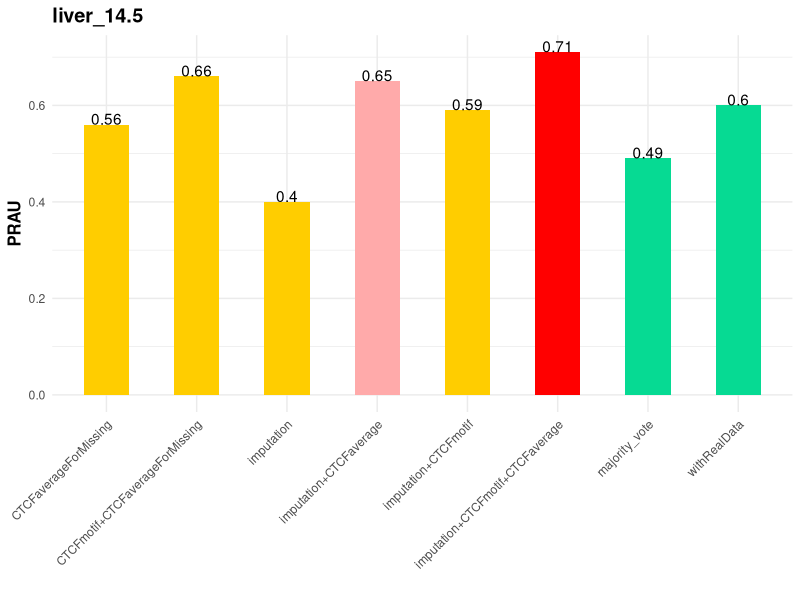
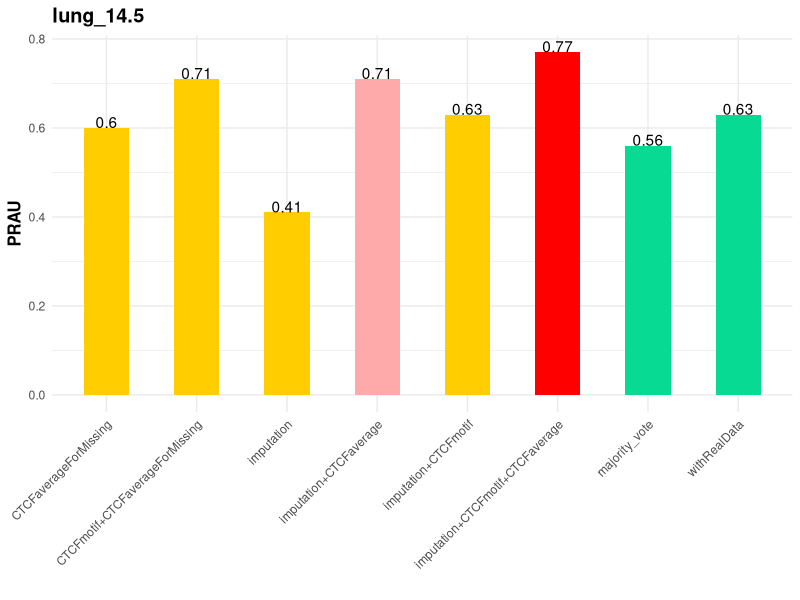
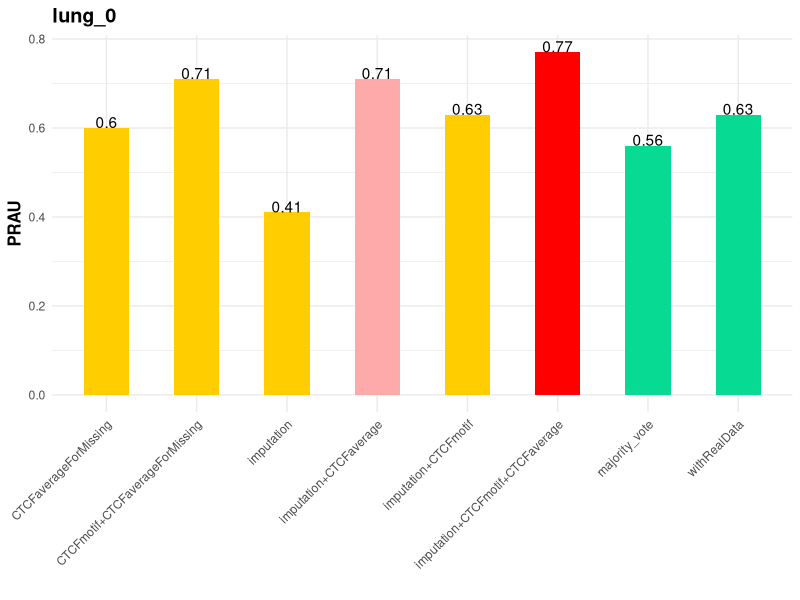
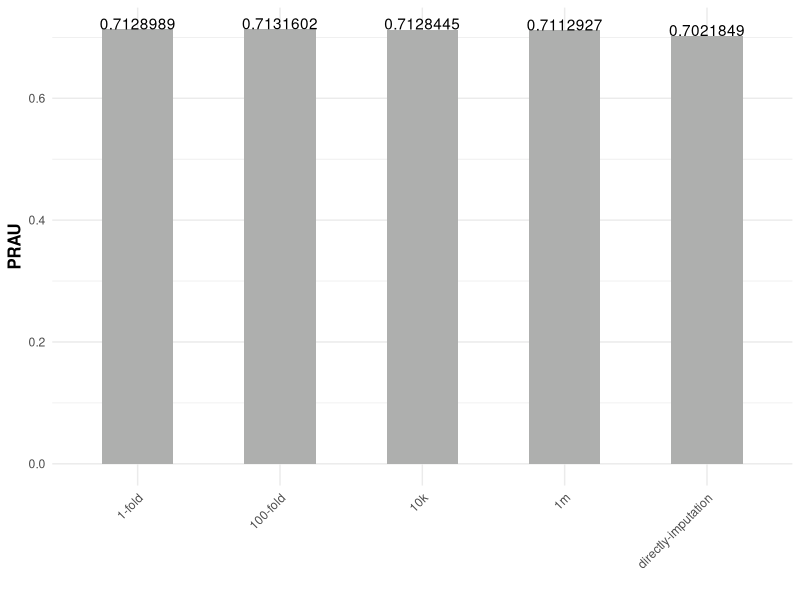
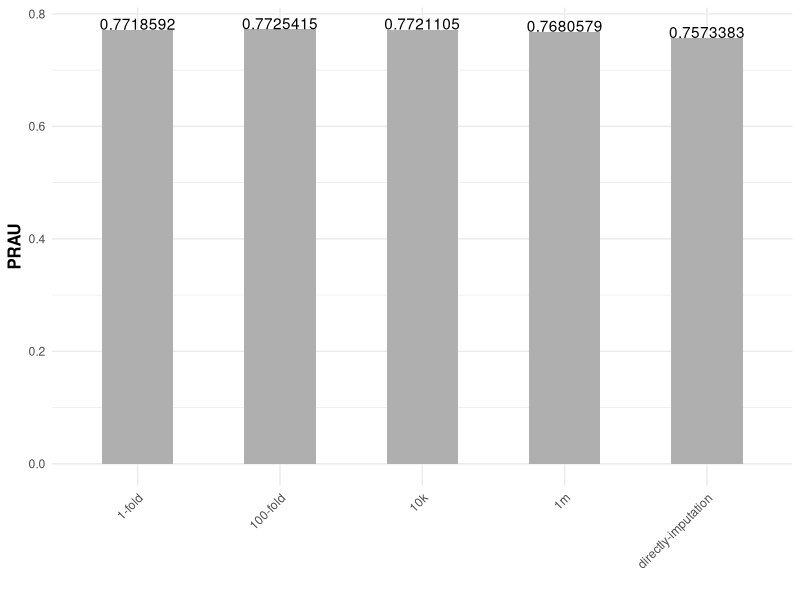
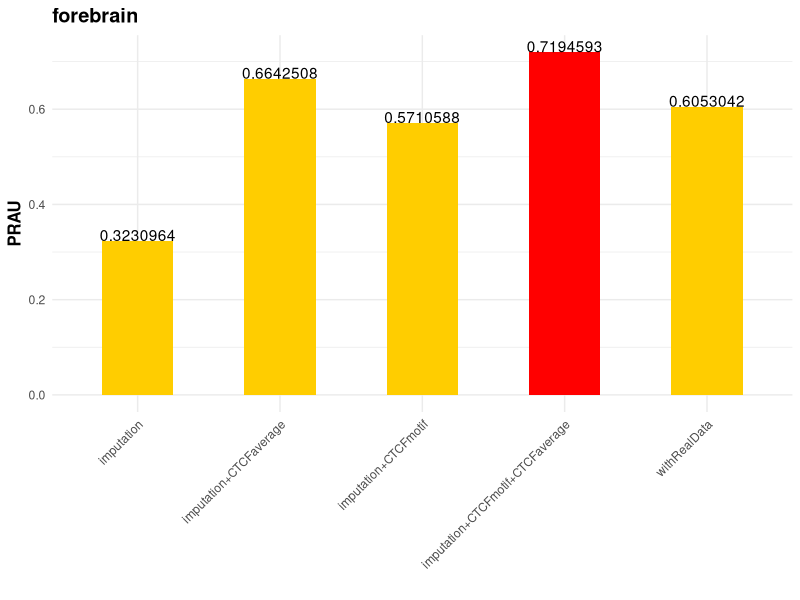
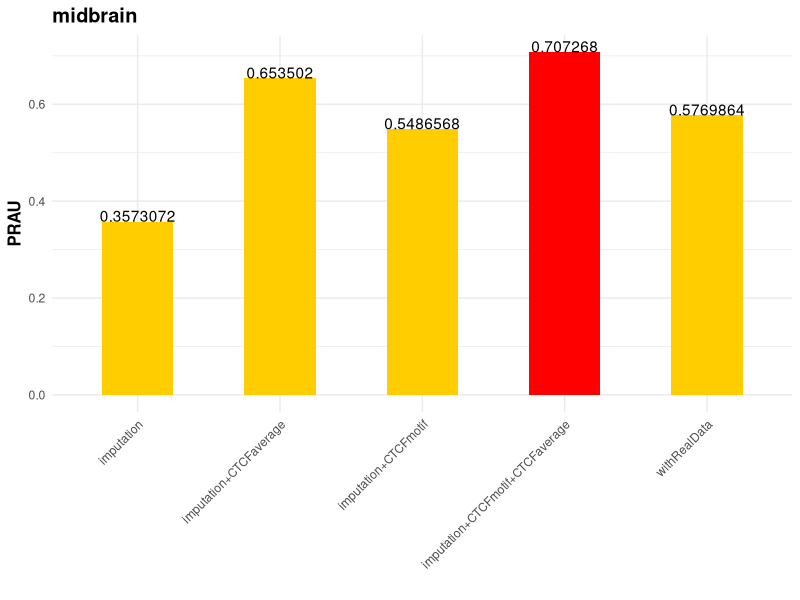
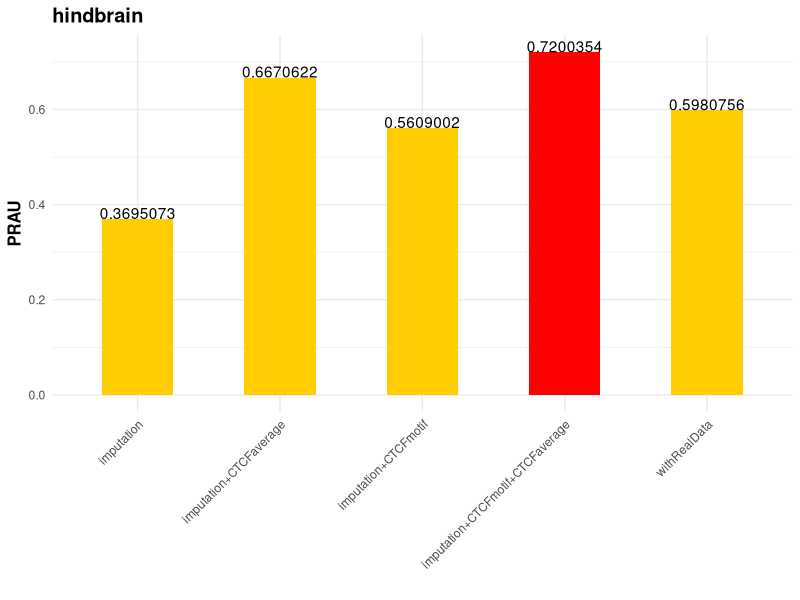

Recreate these plots in R, in order.

# -- Kaili
# get PRAU barplot for all.

setwd("/Users/kaili/Dropbox (UMass Medical School)/Project/chr_status/ideas/dhs_ctcf/state_ranked_AUC/")

library(ggplot2) 
library(gridExtra)

##################
# all imputation ways
##################
dat = data.frame(c(0.6, 0.49, 0.56, 0.66, 0.4, 0.59, 0.65, 0.71),
                 c("withRealData", "majority_vote", "CTCFaverageForMissing", "CTCFmotif+CTCFaverageForMissing",
                   "imputation", "imputation+CTCFmotif", "imputation+CTCFaverage", 
                   "imputation+CTCFmotif+CTCFaverage"))
colnames(dat) = c("PRAU", "group")
dat$group = factor(dat$group)

ggplot(dat, aes(x = group, y=PRAU)) + 
  geom_bar(stat = "identity",  width = 0.5, 
           fill=c("#06DA93","#06DA93","#FFCD00","#FFCD00", "#FFCD00", "#FFCD00","#FFAAAA", "#FF0000")) +
  geom_text(aes(label = PRAU), vjust=0) +
  theme_minimal() + theme(axis.text.x = element_text(angle=45, hjust=1),
                          title = element_text(face="bold", size=12)) +
  xlab("") + labs(title="liver_14.5")

ggsave("PRAU_for_all_liver_14.5.pdf", width=8, height = 5)
ggsave("PRAU_for_all_liver_14.5.png", width=8, height = 5)

######
dat = data.frame(c(0.63, 0.56, 0.6, 0.71, 0.41, 0.63, 0.71, 0.77),
                 c("withRealData", "majority_vote", "CTCFaverageForMissing", "CTCFmotif+CTCFaverageForMissing",
                   "imputation", "imputation+CTCFmotif", "imputation+CTCFaverage", 
                   "imputation+CTCFmotif+CTCFaverage"))
colnames(dat) = c("PRAU", "group")
dat$group = factor(dat$group)

ggplot(dat, aes(x = group, y=PRAU)) + 
  geom_bar(stat = "identity",  width = 0.5, 
           fill=c("#06DA93","#06DA93","#FFCD00","#FFCD00", "#FFCD00", "#FFCD00","#FFAAAA", "#FF0000")) +
  geom_text(aes(label = PRAU), vjust=0) +
  theme_minimal() + theme(axis.text.x = element_text(angle=45, hjust=1),
                          title = element_text(face="bold", size=12)) +
  xlab("") + labs(title="lung_14.5")

ggsave("PRAU_for_all_lung_14.5.pdf", width=8, height = 5)
ggsave("PRAU_for_all_lung_14.5.png", width=8, height = 5)


######
#----- unfinished
dat = data.frame(c(0.63, 0.56, 0.6, 0.71, 0.41, 0.63, 0.71, 0.77),
                 c("withRealData", "majority_vote", "CTCFaverageForMissing", "CTCFmotif+CTCFaverageForMissing",
                   "imputation", "imputation+CTCFmotif", "imputation+CTCFaverage", 
                   "imputation+CTCFmotif+CTCFaverage"))
colnames(dat) = c("PRAU", "group")
dat$group = factor(dat$group)

ggplot(dat, aes(x = group, y=PRAU)) + 
  geom_bar(stat = "identity",  width = 0.5, 
           fill=c("#06DA93","#06DA93","#FFCD00","#FFCD00", "#FFCD00", "#FFCD00","#FFAAAA", "#FF0000")) +
  geom_text(aes(label = PRAU), vjust=0) +
  theme_minimal() + theme(axis.text.x = element_text(angle=45, hjust=1),
                          title = element_text(face="bold", size=12)) +
  xlab("") + labs(title="lung_0")

ggsave("PRAU_for_all_lung_0.pdf", width=8, height = 5)
ggsave("PRAU_for_all_lung_0.png", width=8, height = 5)

##################
# PRAU for different para-fold
# liver 14.5
##################
dat = data.frame(c(0.7128989, 0.7131602, 0.7128445, 0.7112927, 0.7021849),
                 c("1-fold","100-fold","10k","1m", "directly-imputation"))
colnames(dat) = c("PRAU", "group")
dat$group = factor(dat$group)

ggplot(dat, aes(x = group, y=PRAU)) + geom_bar(stat = "identity", fill= "#AEAFAE", width = 0.5) +
  geom_text(aes(label = PRAU), vjust=0) +
  theme_minimal() + theme(axis.text.x = element_text(angle=45, hjust=1),
                          title = element_text(face="bold", size=12)) +
  xlab("")

ggsave("PRAU_for_different_fold_liver_14.5.pdf", width=7, height = 5)
ggsave("PRAU_for_different_fold_liver_14.5.png", width=7, height = 5)


##################
# PRAU for different para-fold
# lung 14.5
##################
dat = data.frame(c(0.7718592, 0.7725415, 0.7721105, 0.7680579, 0.7573383),
                 c("1-fold","100-fold","10k","1m","directly-imputation"))
colnames(dat) = c("PRAU", "group")
dat$group = factor(dat$group)

ggplot(dat, aes(x = group, y=PRAU)) + geom_bar(stat = "identity", fill= "#AEAFAE", width = 0.5) +
  geom_text(aes(label = PRAU), vjust=0) +
  theme_minimal() + theme(axis.text.x = element_text(angle=45, hjust=1),
                          title = element_text(face="bold", size=12)) +
  xlab("")

ggsave("PRAU_for_different_fold_lung_14.5.pdf", width=7, height = 5)
ggsave("PRAU_for_different_fold_lung_14.5.png", width=7, height = 5)

##################
# 8impute3
##################
## forebrain
dat = data.frame(c(0.6053042, 0.3230964, 0.5710588, 0.6642508, 0.7194593),
                 c("withRealData","imputation","imputation+CTCFmotif", "imputation+CTCFaverage", 
                   "imputation+CTCFmotif+CTCFaverage"))
colnames(dat) = c("PRAU", "group")
dat$group = factor(dat$group)

ggplot(dat, aes(x = group, y=PRAU)) + 
  geom_bar(stat = "identity", width = 0.5, fill=c("#FFCD00", "#FFCD00", "#FFCD00", "#FFCD00", "#FF0000")) +
  geom_text(aes(label = PRAU), vjust=0) +
  theme_minimal() + theme(axis.text.x = element_text(angle=45, hjust=1),
                          title = element_text(face="bold", size=12)) +
  xlab("") + labs(title="forebrain")

ggsave("PRAU_for_8impute11_forebrain_0.pdf", width=6, height = 8)
ggsave("PRAU_for_8impute11_forebrain_0.png", width=6, height = 8)

## midbrain
dat = data.frame(c(0.5769864, 0.3573072, 0.5486568, 0.653502, 0.707268),
                 c("withRealData","imputation","imputation+CTCFmotif", "imputation+CTCFaverage", 
                   "imputation+CTCFmotif+CTCFaverage"))
colnames(dat) = c("PRAU", "group")
dat$group = factor(dat$group)


ggplot(dat, aes(x = group, y=PRAU)) + 
  geom_bar(stat = "identity", width = 0.5, fill=c("#FFCD00", "#FFCD00", "#FFCD00", "#FFCD00", "#FF0000")) +
  geom_text(aes(label = PRAU), vjust=0) +
  theme_minimal() + theme(axis.text.x = element_text(angle=45, hjust=1),
                          title = element_text(face="bold", size=12)) +
  xlab("") + labs(title="midbrain")

ggsave("PRAU_for_8impute11_midbrain_0.pdf", width=6, height = 8)
ggsave("PRAU_for_8impute11_midbrain_0.png", width=6, height = 8)

## hindbrain
dat = data.frame(c(0.5980756, 0.3695073, 0.5609002, 0.6670622, 0.7200354),
                 c("withRealData","imputation","imputation+CTCFmotif", "imputation+CTCFaverage", 
                   "imputation+CTCFmotif+CTCFaverage"))
colnames(dat) = c("PRAU", "group")
dat$group = factor(dat$group)


ggplot(dat, aes(x = group, y=PRAU)) + 
  geom_bar(stat = "identity", width = 0.5, fill=c("#FFCD00", "#FFCD00", "#FFCD00", "#FFCD00", "#FF0000")) +
  geom_text(aes(label = PRAU), vjust=0) +
  theme_minimal() + theme(axis.text.x = element_text(angle=45, hjust=1),
                          title = element_text(face="bold", size=12)) +
  xlab("") + labs(title="hindbrain")

ggsave("PRAU_for_8impute11_hindbrain_0.pdf", width=6, height = 8)
ggsave("PRAU_for_8impute11_hindbrain_0.png", width=6, height = 8)
##################
# compare with Avocado & ChromImpute
##################

dat1 = data.frame(c(0.6941439, 0.6843176, 0.5952582, 0.71),
                 c("ChromImpute","ChomImpute_motif_average", "Avocado","IDEAS_motif_average"))
colnames(dat1) = c("PRAU", "group")
dat1$group = factor(dat1$group)

dat2 = data.frame(c(0.7135386, 0.7109106, 0.667829, 0.77),
                  c("ChromImpute","ChomImpute_motif_average", "Avocado","IDEAS_motif_average"))
colnames(dat2) = c("PRAU", "group")
dat2$group = factor(dat2$group)


p1 = ggplot(dat1, aes(x = group, y=PRAU)) + 
  geom_bar(stat = "identity", width = 0.5, fill=c("#D642CA", "#FF7903", "#FF7903", "#FF0000")) +
  geom_text(aes(label = PRAU), vjust=0) +
  theme_minimal() + theme(axis.text.x = element_text(angle=45, hjust=1),
                          title = element_text(face="bold", size=12)) +
  xlab("") + labs(title="liver_14.5")

p2 = ggplot(dat2, aes(x = group, y=PRAU)) + 
  geom_bar(stat = "identity", width = 0.5, fill=c("#D642CA", "#FF7903", "#FF7903",  "#FF0000")) +
  geom_text(aes(label = PRAU), vjust=0) +
  theme_minimal() + theme(axis.text.x = element_text(angle=45, hjust=1),
                          title = element_text(face="bold", size=12)) +
  xlab("") + labs(title="lung_14.5")

p = grid.arrange(p1,p2, ncol=2)
ggsave("PRAU_for_chromimpute_avocado.pdf", p, width=9, height = 5)
ggsave("PRAU_for_chromimpute_avocado.png", p, width=9, height = 5)


##################
# compare with Avocado & ChromImpute
# in DHS-center bins 
##################
dat1 = data.frame(c(0.8057016, 0.7966459, 0.7087602, 0.71),
                  c("ChromImpute","ChomImpute_motif_average", "Avocado","IDEAS_motif_average"))
colnames(dat1) = c("PRAU", "group")
dat1$group = factor(dat1$group)

dat2 = data.frame(c(0.8406349, 0.8388087, 0.8130574, 0.77),
                  c("ChromImpute","ChomImpute_motif_average", "Avocado","IDEAS_motif_average"))
colnames(dat2) = c("PRAU", "group")
dat2$group = factor(dat2$group)


p1 = ggplot(dat1, aes(x = group, y=PRAU)) + 
  geom_bar(stat = "identity", width = 0.5, fill=c("#D642CA", "#FF7903", "#FF7903", "#FF0000")) +
  geom_text(aes(label = PRAU), vjust=0) +
  theme_minimal() + theme(axis.text.x = element_text(angle=45, hjust=1),
                          title = element_text(face="bold", size=12)) +
  xlab("") + labs(title="liver_14.5 (DHS-center bins)")

p2 = ggplot(dat2, aes(x = group, y=PRAU)) + 
  geom_bar(stat = "identity", width = 0.5, fill=c("#D642CA", "#FF7903", "#FF7903",  "#FF0000")) +
  geom_text(aes(label = PRAU), vjust=0) +
  theme_minimal() + theme(axis.text.x = element_text(angle=45, hjust=1),
                          title = element_text(face="bold", size=12)) +
  xlab("") + labs(title="lung_14.5 (DHS-center bins)")

p = grid.arrange(p1,p2, ncol=2)
ggsave("PRAU_for_chromimpute_avocado_DHScenter_bins.pdf", p, width=9, height = 5)
ggsave("PRAU_for_chromimpute_avocado_DHScenter_bins.png", p, width=9, height = 5)

##################
# ChromImpute 8-3
##################
## forebrain
dat = data.frame(c(0.7194593, 0.6961614, 0.7085652, 0.8173914, 0.8298819),
                 c("IDEAS", "ChromImpute_25bp", "ChromImpute_motif_average_25bp", "ChromImpute_dhs",
                   "ChromImpute_motif_average_dhs"))
colnames(dat) = c("PRAU", "group")
dat$group = factor(dat$group)

ggplot(dat, aes(x = group, y=PRAU)) + 
  geom_bar(stat = "identity", width = 0.5, fill=c("#FFCD00", "#FFCD00", "#FFCD00", "#FFCD00", "#FF0000")) +
  geom_text(aes(label = PRAU), vjust=0) +
  theme_minimal() + theme(axis.text.x = element_text(angle=45, hjust=1),
                          title = element_text(face="bold", size=12)) +
  xlab("") + labs(title="forebrain")

ggsave("PRAU_for_8impute11_forebrain_0_chromimpute.pdf", width=6, height = 8)
ggsave("PRAU_for_8impute11_forebrain_0_chromimpute.png", width=6, height = 8)

## midbrain
dat = data.frame(c(0.707268, 0.7003482, 0.7195917, 0.7842273, 0.8016976),
                 c("IDEAS", "ChromImpute_25bp", "ChromImpute_motif_average_25bp", "ChromImpute_dhs",
                   "ChromImpute_motif_average_dhs"))
colnames(dat) = c("PRAU", "group")
dat$group = factor(dat$group)

ggplot(dat, aes(x = group, y=PRAU)) + 
  geom_bar(stat = "identity", width = 0.5, fill=c("#FFCD00", "#FFCD00", "#FFCD00", "#FFCD00", "#FF0000")) +
  geom_text(aes(label = PRAU), vjust=0) +
  theme_minimal() + theme(axis.text.x = element_text(angle=45, hjust=1),
                          title = element_text(face="bold", size=12)) +
  xlab("") + labs(title="midbrain")

ggsave("PRAU_for_8impute11_midbrain_0_chromimpute.pdf", width=6, height = 8)
ggsave("PRAU_for_8impute11_midbrain_0_chromimpute.png", width=6, height = 8)

## hindbrain
dat = data.frame(c(0.7200354, 0.6811362, 0.6950856, 0.8065607, 0.8185678),
                 c("IDEAS", "ChromImpute_25bp", "ChromImpute_motif_average_25bp", "ChromImpute_dhs",
                   "ChromImpute_motif_average_dhs"))
colnames(dat) = c("PRAU", "group")
dat$group = factor(dat$group)

ggplot(dat, aes(x = group, y=PRAU)) + 
  geom_bar(stat = "identity", width = 0.5, fill=c("#FFCD00", "#FFCD00", "#FFCD00", "#FFCD00", "#FF0000")) +
  geom_text(aes(label = PRAU), vjust=0) +
  theme_minimal() + theme(axis.text.x = element_text(angle=45, hjust=1),
                          title = element_text(face="bold", size=12)) +
  xlab("") + labs(title="hindbrain")

ggsave("PRAU_for_8impute11_hindbrain_0_chromimpute.pdf", width=6, height = 8)
ggsave("PRAU_for_8impute11_hindbrain_0_chromimpute.png", width=6, height = 8)

##################
# imputation for 66 samples
##################

##################
# Aug 07
# compare with Avocado & ChromImpute
# in DHS-center bins & with same resolution signal
##################
dat1 = data.frame(c(0.763494, 0.7101903, 0.71),
                  c("ChromImpute", "Avocado","IDEAS_motif_average"))
colnames(dat1) = c("PRAU", "group")
dat1$group = factor(dat1$group)

dat2 = data.frame(c(0.8002291, 0.8000357, 0.77),
                  c("ChromImpute","Avocado","IDEAS_motif_average"))
colnames(dat2) = c("PRAU", "group")
dat2$group = factor(dat2$group)


p1 = ggplot(dat1, aes(x = group, y=PRAU)) + 
  geom_bar(stat = "identity", width = 0.5, fill=c("#D642CA", "#FF7903",  "#FF0000")) +
  geom_text(aes(label = PRAU), vjust=0) +
  theme_minimal() + theme(axis.text.x = element_text(angle=45, hjust=1),
                          title = element_text(face="bold", size=12)) +
  xlab("") + labs(title="liver_14.5 (DHS-center bins & same resolution)")

p2 = ggplot(dat2, aes(x = group, y=PRAU)) + 
  geom_bar(stat = "identity", width = 0.5, fill=c("#D642CA", "#FF7903", "#FF0000")) +
  geom_text(aes(label = PRAU), vjust=0) +
  theme_minimal() + theme(axis.text.x = element_text(angle=45, hjust=1),
                          title = element_text(face="bold", size=12)) +
  xlab("") + labs(title="lung_14.5 (DHS-center bins & same resolution)")

p = grid.arrange(p1,p2, ncol=2)
ggsave("PRAU_for_chromimpute_avocado_DHScenter_bins_sameResolution.pdf", p, width=9, height = 5)
ggsave("PRAU_for_chromimpute_avocado_DHScenter_bins_sameResolution.png", p, width=9, height = 5)

##################





##################
##################


##################
